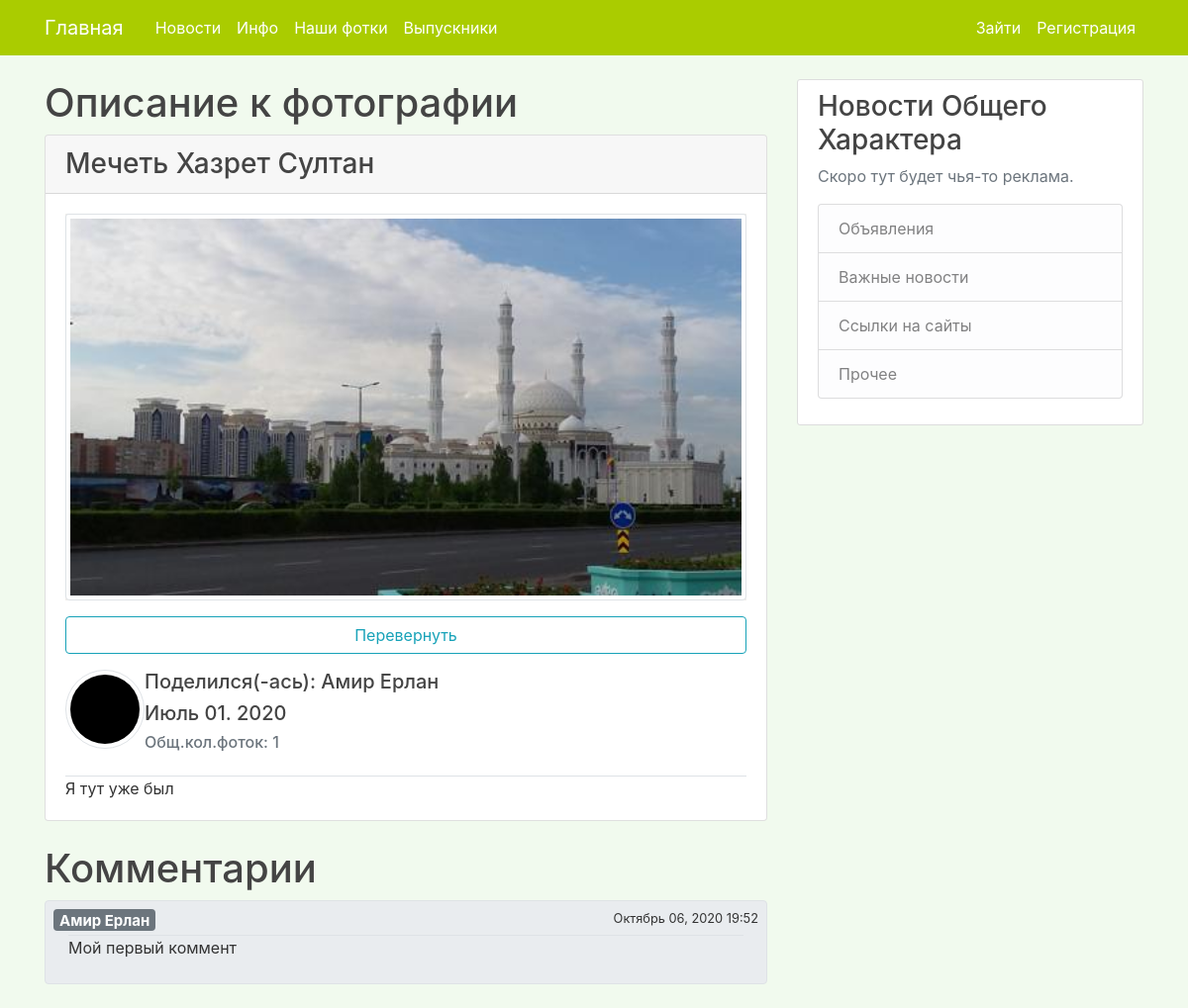
/photos/detail-photo/1, run on the app's committed database.
### Photos/models.py (models this page shows, shortened)
class Photo(models.Model):
    author = models.ForeignKey(User, on_delete=models.DO_NOTHING)
    image = models.ImageField(upload_to='photos')
    date_taken = models.DateTimeField(null=True, blank=True)
    description = models.TextField(blank=True, default="Описание")
    title = models.CharField(max_length=100, null=True, blank=True, default="Заголовок")

class Comments(models.Model):
    author = models.ForeignKey(User, on_delete=models.DO_NOTHING)
    image = models.ForeignKey(Photo, on_delete=models.CASCADE)
    content = models.TextField()
    date_added = models.DateTimeField(default=timezone.now)

### users/models.py (models this page shows, shortened)
class Profile(models.Model):
    user = models.OneToOneField(User, on_delete=models.CASCADE)
    image = models.ImageField(default="default.jpg", upload_to="profile_pics")
    nickname = models.CharField(max_length=100, null=True, blank=True)
    birthday = models.DateField(null=True, blank=True)
    cap = models.BooleanField(null=True, blank=True)
    left = models.IntegerField(null=True, blank=True)
    upper = models.IntegerField(null=True, blank=True)
    right = models.IntegerField(null=True, blank=True)
    lower = models.IntegerField(null=True, blank=True)

### Photos/views.py (the view, shortened to what this page needs)
# urls.py: path('detail-photo/<int:pk>', PhotoDetailView.as_view(), name='photo-detail'),
class PhotoDetailView(DetailView):
    model = Photo
    template_name = 'Photos/photo_detail.html'
    def get_context_data(self, **kwargs):
        context = super(PhotoDetailView, self).get_context_data(**kwargs)
        context['comments'] = Comments.objects.all().filter(image=Photo.objects.get(id=self.kwargs.get('pk'))).order_by('date_added')
        return context

### users/templatetags/name_filter.py (called while the page is built)
@register.filter(name='cutter')
@stringfilter
def cutter(value):
    return value.replace('_', ' ')

### Photos/templates/Photos/photo_detail.html (shortened to what this page needs)
{% extends 'BlogApp/base.html' %}
{% load static %}
{% load name_filter %}
{% block head %}
    <link rel="stylesheet" type="text/css" href="{% static 'Photos/photo.css' %}">
{% endblock head %}
{% block content %}
    <h1>Описание к фотографии</h1>
    <div class="card">
      <h3 class="card-header">{{ object.title }}</h3>
      <div class="card-body">
        <div class="d-flex justify-content-center" style="background-color:#f0efeb">
            <img class="card-img-top img-thumbnail align-self-center" src="{{object.image.url}}" style="display:inline-block;">
        </div>
        <button id="90" type="button" class="mt-3 btn btn-outline-info btn-block">Перевернуть</button>
        <div class="media mt-3">
            <img class="rounded-circle img-thumbnail" src="{{object.author.profile.image.url}}" style="width:5em;height:5em;display:inline-block;">
            <div class="media-body">
                <h5 class="mt-0">Поделился(-ась): {{ object.author|cutter }}</h5>
                <h5 class="mt-0">{{ object.date_taken|date:"F d. Y" }}</h5>
                <h6 class="mt-0 text-muted">Общ.кол.фоток: {{ object.author.photo_set.count }}</h6>
            </div>
        </div>
        <p class="card-text border-top mt-3">{{ object.description }}</p>
      </div>
    </div>
    {% if comments %}
    <h1 class="mt-4">Комментарии</h1>
        {% for comment in comments %}
            <div class="">
                <div class="media border rounded p-2 mb-4" style="background-color:#e9ecef">
                  <div class="media-body">
                    <div class="d-flex justify-content-between">
                      <h5 class="mb-1 d-inline badge badge-secondary comment" style="font-size:15px;">{{ comment.author|cutter }}</h5>
                      <small class="ml-4 d-inline">{{ comment.date_added|date:"F d, Y H:i" }}</small>
                    </div>
                    <div class="container">
                      <p class="border-top">{{ comment.content }}</p>
                    </div>
          </div>
        </div>
    </div>
        {% endfor %}
    {% endif %}
{% endblock content %}

### BlogApp/static/BlogApp/main.css (style rules this page uses)
body { background: #fafafa; color: #333333; margin-top: 5rem; }
h1, h2, h3, h4, h5, h6 { color: #444444; }

### Photos/static/Photos/photo.css (style rules this page uses)
* { -moz-box-sizing: border-box; -webkit-box-sizing: border-box; box-sizing: border-box; }
body { background-color: #f1faee; }
img:first-of-type { -moz-transition: transform 1s; -webkit-transition: transform 1s; transition: transform 1s; }

### data on the page
Photo: title "Мечеть Хазрет Султан", image (picture), author.profile.image (picture), author "Амир Ерлан", date_taken "Июль 01. 2020", author.photo_set.count "1", description "Я тут уже был"
Comments: author "Амир Ерлан", date_added "Октябрь 06, 2020 19:52", content "Мой первый коммент"
